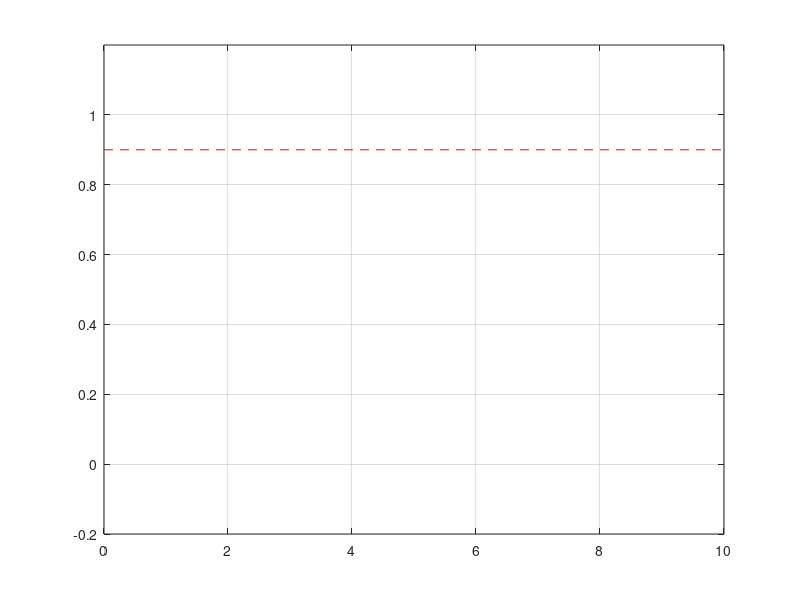

This figure's MATLAB source:
clear all
close all

s = tf('s');
G = 20/((s + 1)*((s/20)^2+s/20+1));
Gd = 10/(s+1);

% wc = 3/0.2; %tr = 0.2s
wc = 10;    %attenuation Gd
% phi0 = 60;      %D = 10%

Fy = wc/(s*G);

w0 = 1000*wc;

Fym = w0^2*Fy/(s+w0)^2;

figure
hold on
step((1+Fy*G)^(-1)*Gd,10);
step(feedback(Fy*G,1),10);
step((1+Fym*G)^(-1)*Gd,10);
step(feedback(Fym*G,1),10);

% Disturbance criteria
plot([0.5 0.5],[-.1 .1],'LineStyle','--');
plot([0 100],[-.1 -.1],'LineStyle','--');
plot([0 100],[.1 .1],'LineStyle','--');

% Response criteria
% plot([0.2 0.2],[-1 2],'LineStyle','--','Color','r');
plot([0 100],[1.1 1.1],'LineStyle','--','Color','r');
plot([0 100],[0.9 0.9],'LineStyle','--','Color','r');
grid
axis([0 10 -0.2 1.2])



% bode(Fy*G);
% hold on
% bode(Fym*G);
% figure
% step(Gd*feedback(1,Fy*G));
% hold on
% step(Gd*feedback(1,Fym*G));